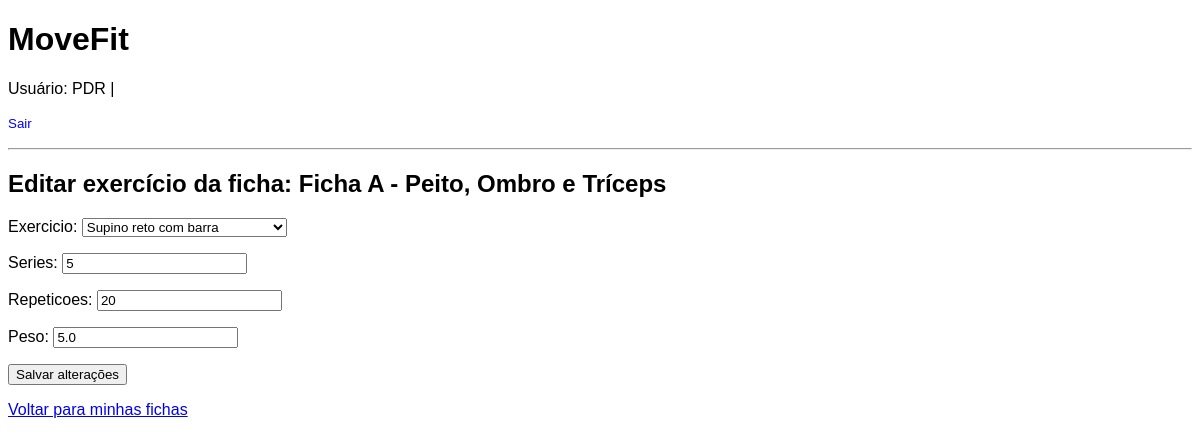
Screenshot of /itens/1/editar/ (signed in) with the database file from the repository.
### treino_app/models.py (models this page shows, shortened)
class FichaTreino(models.Model):
    usuario = models.ForeignKey(User, on_delete=models.CASCADE)
    nome = models.CharField(max_length=200)

class ItemFicha(models.Model):
    ficha = models.ForeignKey(FichaTreino, related_name="itens", on_delete=models.CASCADE)
    exercicio = models.ForeignKey(Exercicio, on_delete=models.CASCADE)
    series = models.PositiveIntegerField()
    repeticoes = models.PositiveIntegerField()
    peso = models.FloatField()

### treino_app/views.py (the view)
# urls.py: path('itens/<int:item_id>/editar/', views.editar_item_ficha, name='editar_item_ficha'),
@login_required
def editar_item_ficha(request, item_id):
    item = get_object_or_404(
        ItemFicha,
        id=item_id,
        ficha__usuario=request.user
    )
    ficha = item.ficha
    if request.method == 'POST':
        form = ItemFichaForm(request.POST, instance=item)
        if form.is_valid():
            form.save()
            return redirect('ficha_detalhe', ficha_id=ficha.id)
    else:
        form = ItemFichaForm(instance=item)
    return render(request, 'treino/editar_item_ficha.html', {
        'ficha': ficha,
        'form': form,
        'item': item,
    })

### treino_app/forms.py
class ItemFichaForm(forms.ModelForm):
    class Meta:
        model = ItemFicha
        fields = ['exercicio', 'series', 'repeticoes', 'peso']

### treino_app/models.py (called while the page is built)
    def __str__(self):
        return self.nome

### treino_app/templates/treino/editar_item_ficha.html (shortened to what this page needs)
{% extends "base.html" %}
{% block content %}
<h2>Editar exercício da ficha: {{ ficha.nome }}</h2>
<form method="post">
  {{ form.as_p }}
  <button type="submit">Salvar alterações</button>
</form>
<p>
  <a href="{% url 'fichas_list' %}">Voltar para minhas fichas</a>
</p>
{% endblock %}

### templates/base.html (shortened to what this page needs)
{% load static %}
<!DOCTYPE html>
<html lang="pt-br">
<head>
    <link rel="stylesheet" href="{% static 'treino_app/style.css' %}">
</head>
<body>
<header>
    <h1>MoveFit</h1>
    {% if user.is_authenticated %}
      <p>
        Usuário: {{ user.username }}
        |
        <form method="post" action="{% url 'logout' %}" style="display:inline;">
          <button type="submit" style="background:none;border:none;color:blue;cursor:pointer;padding:0;">
            Sair
          </button>
        </form>
      </p>
    {% endif %}
    <hr>
</header>
<main>
    {% block content %}{% endblock %}
</main>
</body>
</html>

### treino_app/static/treino_app/style.css (style rules this page uses)
body { font-family: Arial, sans-serif; }

### rows the page displays
FichaTreino: nome "Ficha A - Peito, Ombro e Tríceps"
ItemFicha: exercicio "Supino reto com barra", series "5", repeticoes "20", peso "5.0"

### other values shown
{{ user.username }} "PDR"
